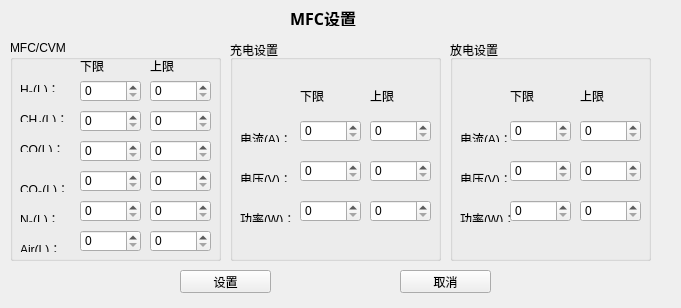
<?xml version="1.0" encoding="UTF-8"?>
<ui version="4.0">
 <class>MFC_Info</class>
 <widget class="QWidget" name="MFC_Info">
  <property name="geometry">
   <rect>
    <x>0</x>
    <y>0</y>
    <width>681</width>
    <height>308</height>
   </rect>
  </property>
  <property name="windowTitle">
   <string>MFC设置</string>
  </property>
  <widget class="QGroupBox" name="gB_MFC">
   <property name="geometry">
    <rect>
     <x>10</x>
     <y>40</y>
     <width>211</width>
     <height>221</height>
    </rect>
   </property>
   <property name="title">
    <string>MFC/CVM</string>
   </property>
   <widget class="QSpinBox" name="dBB_SetMFCH2Low">
    <property name="geometry">
     <rect>
      <x>70</x>
      <y>40</y>
      <width>61</width>
      <height>22</height>
     </rect>
    </property>
   </widget>
   <widget class="QSpinBox" name="dBB_SetMFCH2High">
    <property name="geometry">
     <rect>
      <x>140</x>
      <y>40</y>
      <width>61</width>
      <height>22</height>
     </rect>
    </property>
   </widget>
   <widget class="QSpinBox" name="spinBox_3">
    <property name="geometry">
     <rect>
      <x>140</x>
      <y>70</y>
      <width>61</width>
      <height>22</height>
     </rect>
    </property>
   </widget>
   <widget class="QSpinBox" name="spinBox_4">
    <property name="geometry">
     <rect>
      <x>70</x>
      <y>70</y>
      <width>61</width>
      <height>22</height>
     </rect>
    </property>
   </widget>
   <widget class="QSpinBox" name="dBB_SetMFCCOHigh">
    <property name="geometry">
     <rect>
      <x>140</x>
      <y>100</y>
      <width>61</width>
      <height>22</height>
     </rect>
    </property>
   </widget>
   <widget class="QSpinBox" name="dBB_SetMFCCOLow">
    <property name="geometry">
     <rect>
      <x>70</x>
      <y>100</y>
      <width>61</width>
      <height>22</height>
     </rect>
    </property>
   </widget>
   <widget class="QSpinBox" name="dBB_SetMFCCO2High">
    <property name="geometry">
     <rect>
      <x>140</x>
      <y>130</y>
      <width>61</width>
      <height>22</height>
     </rect>
    </property>
   </widget>
   <widget class="QSpinBox" name="dBB_SetMFCCO2Low">
    <property name="geometry">
     <rect>
      <x>70</x>
      <y>130</y>
      <width>61</width>
      <height>22</height>
     </rect>
    </property>
   </widget>
   <widget class="QSpinBox" name="dBB_SetMFCN2High">
    <property name="geometry">
     <rect>
      <x>140</x>
      <y>160</y>
      <width>61</width>
      <height>22</height>
     </rect>
    </property>
   </widget>
   <widget class="QSpinBox" name="dBB_SetMFCN2Low">
    <property name="geometry">
     <rect>
      <x>70</x>
      <y>160</y>
      <width>61</width>
      <height>22</height>
     </rect>
    </property>
   </widget>
   <widget class="QSpinBox" name="dBB_SetMFCAirHigh">
    <property name="geometry">
     <rect>
      <x>140</x>
      <y>190</y>
      <width>61</width>
      <height>22</height>
     </rect>
    </property>
   </widget>
   <widget class="QSpinBox" name="dBB_SetMFCAirLow">
    <property name="geometry">
     <rect>
      <x>70</x>
      <y>190</y>
      <width>61</width>
      <height>22</height>
     </rect>
    </property>
   </widget>
   <widget class="QLabel" name="l_SetMFCH2">
    <property name="geometry">
     <rect>
      <x>10</x>
      <y>40</y>
      <width>54</width>
      <height>12</height>
     </rect>
    </property>
    <property name="text">
     <string>&lt;html&gt;&lt;head/&gt;&lt;body&gt;&lt;p&gt;H&lt;span style=&quot; vertical-align:sub;&quot;&gt;2&lt;/span&gt;(L)：&lt;/p&gt;&lt;/body&gt;&lt;/html&gt;</string>
    </property>
   </widget>
   <widget class="QLabel" name="l_SetMFCCO2">
    <property name="geometry">
     <rect>
      <x>10</x>
      <y>140</y>
      <width>54</width>
      <height>12</height>
     </rect>
    </property>
    <property name="text">
     <string>&lt;html&gt;&lt;head/&gt;&lt;body&gt;&lt;p&gt;CO&lt;span style=&quot; vertical-align:sub;&quot;&gt;2&lt;/span&gt;(L)：&lt;/p&gt;&lt;/body&gt;&lt;/html&gt;</string>
    </property>
   </widget>
   <widget class="QLabel" name="l_SetMFCN2">
    <property name="geometry">
     <rect>
      <x>10</x>
      <y>170</y>
      <width>54</width>
      <height>12</height>
     </rect>
    </property>
    <property name="text">
     <string>&lt;html&gt;&lt;head/&gt;&lt;body&gt;&lt;p&gt;N&lt;span style=&quot; vertical-align:sub;&quot;&gt;2&lt;/span&gt;(L)：&lt;/p&gt;&lt;/body&gt;&lt;/html&gt;</string>
    </property>
   </widget>
   <widget class="QLabel" name="l_SetMFCCH4">
    <property name="geometry">
     <rect>
      <x>10</x>
      <y>70</y>
      <width>54</width>
      <height>12</height>
     </rect>
    </property>
    <property name="text">
     <string>&lt;html&gt;&lt;head/&gt;&lt;body&gt;&lt;p&gt;CH&lt;span style=&quot; vertical-align:sub;&quot;&gt;4&lt;/span&gt;(L)：&lt;/p&gt;&lt;/body&gt;&lt;/html&gt;</string>
    </property>
   </widget>
   <widget class="QLabel" name="l_SetMFCCO">
    <property name="geometry">
     <rect>
      <x>10</x>
      <y>100</y>
      <width>54</width>
      <height>12</height>
     </rect>
    </property>
    <property name="text">
     <string>&lt;html&gt;&lt;head/&gt;&lt;body&gt;&lt;p&gt;CO(L)：&lt;/p&gt;&lt;/body&gt;&lt;/html&gt;</string>
    </property>
   </widget>
   <widget class="QLabel" name="l_SetMFCAir">
    <property name="geometry">
     <rect>
      <x>10</x>
      <y>200</y>
      <width>54</width>
      <height>12</height>
     </rect>
    </property>
    <property name="text">
     <string>&lt;html&gt;&lt;head/&gt;&lt;body&gt;&lt;p&gt;Air(L)：&lt;/p&gt;&lt;/body&gt;&lt;/html&gt;</string>
    </property>
   </widget>
   <widget class="QLabel" name="l_Low_2">
    <property name="geometry">
     <rect>
      <x>70</x>
      <y>20</y>
      <width>54</width>
      <height>12</height>
     </rect>
    </property>
    <property name="text">
     <string>下限</string>
    </property>
   </widget>
   <widget class="QLabel" name="l_High_2">
    <property name="geometry">
     <rect>
      <x>140</x>
      <y>20</y>
      <width>54</width>
      <height>12</height>
     </rect>
    </property>
    <property name="text">
     <string>上限</string>
    </property>
   </widget>
  </widget>
  <widget class="QGroupBox" name="gB_POWSupply">
   <property name="geometry">
    <rect>
     <x>230</x>
     <y>40</y>
     <width>211</width>
     <height>221</height>
    </rect>
   </property>
   <property name="title">
    <string>充电设置</string>
   </property>
   <widget class="QSpinBox" name="dBB_SetChCURRHigh">
    <property name="geometry">
     <rect>
      <x>140</x>
      <y>80</y>
      <width>61</width>
      <height>22</height>
     </rect>
    </property>
   </widget>
   <widget class="QSpinBox" name="dBB_SetChCURRLow">
    <property name="geometry">
     <rect>
      <x>70</x>
      <y>80</y>
      <width>61</width>
      <height>22</height>
     </rect>
    </property>
   </widget>
   <widget class="QSpinBox" name="dBB_SetChVLOTHigh">
    <property name="geometry">
     <rect>
      <x>140</x>
      <y>120</y>
      <width>61</width>
      <height>22</height>
     </rect>
    </property>
   </widget>
   <widget class="QSpinBox" name="dBB_SetChVLOTLow">
    <property name="geometry">
     <rect>
      <x>70</x>
      <y>120</y>
      <width>61</width>
      <height>22</height>
     </rect>
    </property>
   </widget>
   <widget class="QSpinBox" name="dBB_SetChPOWHigh">
    <property name="geometry">
     <rect>
      <x>140</x>
      <y>160</y>
      <width>61</width>
      <height>22</height>
     </rect>
    </property>
   </widget>
   <widget class="QSpinBox" name="dBB_SetChPOWLow">
    <property name="geometry">
     <rect>
      <x>70</x>
      <y>160</y>
      <width>61</width>
      <height>22</height>
     </rect>
    </property>
   </widget>
   <widget class="QLabel" name="l_SetDischargeCURR_2">
    <property name="geometry">
     <rect>
      <x>10</x>
      <y>90</y>
      <width>54</width>
      <height>12</height>
     </rect>
    </property>
    <property name="text">
     <string>&lt;html&gt;&lt;head/&gt;&lt;body&gt;&lt;p&gt;电流(A)：&lt;/p&gt;&lt;/body&gt;&lt;/html&gt;</string>
    </property>
   </widget>
   <widget class="QLabel" name="l_SetDischargeVLOT_2">
    <property name="geometry">
     <rect>
      <x>10</x>
      <y>130</y>
      <width>54</width>
      <height>12</height>
     </rect>
    </property>
    <property name="text">
     <string>&lt;html&gt;&lt;head/&gt;&lt;body&gt;&lt;p&gt;电压(V)：&lt;/p&gt;&lt;/body&gt;&lt;/html&gt;</string>
    </property>
   </widget>
   <widget class="QLabel" name="l_SetDischargePOW_2">
    <property name="geometry">
     <rect>
      <x>10</x>
      <y>170</y>
      <width>54</width>
      <height>12</height>
     </rect>
    </property>
    <property name="text">
     <string>&lt;html&gt;&lt;head/&gt;&lt;body&gt;&lt;p&gt;功率(W)：&lt;/p&gt;&lt;/body&gt;&lt;/html&gt;</string>
    </property>
   </widget>
   <widget class="QLabel" name="l_High_3">
    <property name="geometry">
     <rect>
      <x>140</x>
      <y>50</y>
      <width>54</width>
      <height>12</height>
     </rect>
    </property>
    <property name="text">
     <string>上限</string>
    </property>
   </widget>
   <widget class="QLabel" name="l_Low_3">
    <property name="geometry">
     <rect>
      <x>70</x>
      <y>50</y>
      <width>54</width>
      <height>12</height>
     </rect>
    </property>
    <property name="text">
     <string>下限</string>
    </property>
   </widget>
  </widget>
  <widget class="QGroupBox" name="gB_ElcLoad_2">
   <property name="geometry">
    <rect>
     <x>450</x>
     <y>40</y>
     <width>201</width>
     <height>221</height>
    </rect>
   </property>
   <property name="title">
    <string>放电设置</string>
   </property>
   <widget class="QSpinBox" name="dBB_SetDisVLOTLow">
    <property name="geometry">
     <rect>
      <x>60</x>
      <y>120</y>
      <width>61</width>
      <height>22</height>
     </rect>
    </property>
   </widget>
   <widget class="QSpinBox" name="dBB_SetDisPOWLow">
    <property name="geometry">
     <rect>
      <x>60</x>
      <y>160</y>
      <width>61</width>
      <height>22</height>
     </rect>
    </property>
   </widget>
   <widget class="QSpinBox" name="dBB_SetDisVLOTHigh">
    <property name="geometry">
     <rect>
      <x>130</x>
      <y>120</y>
      <width>61</width>
      <height>22</height>
     </rect>
    </property>
   </widget>
   <widget class="QSpinBox" name="dBB_SetDisCURRHigh">
    <property name="geometry">
     <rect>
      <x>130</x>
      <y>80</y>
      <width>61</width>
      <height>22</height>
     </rect>
    </property>
   </widget>
   <widget class="QSpinBox" name="dBB_SetDisPOWHigh">
    <property name="geometry">
     <rect>
      <x>130</x>
      <y>160</y>
      <width>61</width>
      <height>22</height>
     </rect>
    </property>
   </widget>
   <widget class="QSpinBox" name="dBB_SetDisCURRLow">
    <property name="geometry">
     <rect>
      <x>60</x>
      <y>80</y>
      <width>61</width>
      <height>22</height>
     </rect>
    </property>
   </widget>
   <widget class="QLabel" name="l_SetDischargeCURR">
    <property name="geometry">
     <rect>
      <x>10</x>
      <y>90</y>
      <width>54</width>
      <height>12</height>
     </rect>
    </property>
    <property name="text">
     <string>&lt;html&gt;&lt;head/&gt;&lt;body&gt;&lt;p&gt;电流(A)：&lt;/p&gt;&lt;/body&gt;&lt;/html&gt;</string>
    </property>
   </widget>
   <widget class="QLabel" name="l_SetDischargeVLOT">
    <property name="geometry">
     <rect>
      <x>10</x>
      <y>130</y>
      <width>54</width>
      <height>12</height>
     </rect>
    </property>
    <property name="text">
     <string>&lt;html&gt;&lt;head/&gt;&lt;body&gt;&lt;p&gt;电压(V)：&lt;/p&gt;&lt;/body&gt;&lt;/html&gt;</string>
    </property>
   </widget>
   <widget class="QLabel" name="l_SetDischargePOW">
    <property name="geometry">
     <rect>
      <x>10</x>
      <y>170</y>
      <width>54</width>
      <height>12</height>
     </rect>
    </property>
    <property name="text">
     <string>&lt;html&gt;&lt;head/&gt;&lt;body&gt;&lt;p&gt;功率(W)：&lt;/p&gt;&lt;/body&gt;&lt;/html&gt;</string>
    </property>
   </widget>
   <widget class="QLabel" name="l_High">
    <property name="geometry">
     <rect>
      <x>130</x>
      <y>50</y>
      <width>54</width>
      <height>12</height>
     </rect>
    </property>
    <property name="text">
     <string>上限</string>
    </property>
   </widget>
   <widget class="QLabel" name="l_Low">
    <property name="geometry">
     <rect>
      <x>60</x>
      <y>50</y>
      <width>54</width>
      <height>12</height>
     </rect>
    </property>
    <property name="text">
     <string>下限</string>
    </property>
   </widget>
  </widget>
  <widget class="QPushButton" name="Pb_OKMFC">
   <property name="geometry">
    <rect>
     <x>180</x>
     <y>270</y>
     <width>91</width>
     <height>23</height>
    </rect>
   </property>
   <property name="text">
    <string>设置</string>
   </property>
  </widget>
  <widget class="QPushButton" name="Pb_CancelMFC">
   <property name="geometry">
    <rect>
     <x>400</x>
     <y>270</y>
     <width>91</width>
     <height>23</height>
    </rect>
   </property>
   <property name="text">
    <string>取消</string>
   </property>
  </widget>
  <widget class="QLabel" name="label">
   <property name="geometry">
    <rect>
     <x>290</x>
     <y>10</y>
     <width>81</width>
     <height>16</height>
    </rect>
   </property>
   <property name="font">
    <font>
     <family>Arial Black</family>
     <pointsize>12</pointsize>
     <weight>75</weight>
     <bold>true</bold>
    </font>
   </property>
   <property name="text">
    <string>MFC设置</string>
   </property>
  </widget>
 </widget>
 <resources/>
 <connections/>
</ui>
